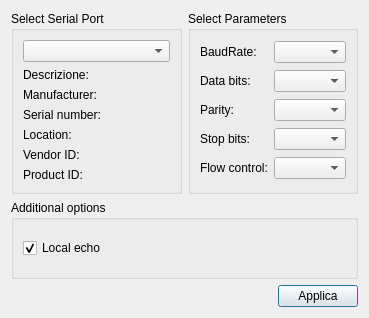
<?xml version="1.0" encoding="UTF-8"?>
<ui version="4.0">
 <class>SettingsDialog</class>
 <widget class="QDialog" name="SettingsDialog">
  <property name="geometry">
   <rect>
    <x>0</x>
    <y>0</y>
    <width>369</width>
    <height>318</height>
   </rect>
  </property>
  <property name="windowTitle">
   <string>Settings</string>
  </property>
  <layout class="QGridLayout" name="gridLayout_3">
   <item row="0" column="1">
    <widget class="QGroupBox" name="parametersBox">
     <property name="title">
      <string>Select Parameters</string>
     </property>
     <layout class="QGridLayout" name="gridLayout_2">
      <item row="0" column="0">
       <widget class="QLabel" name="baudRateLabel">
        <property name="text">
         <string>BaudRate:</string>
        </property>
       </widget>
      </item>
      <item row="0" column="1">
       <widget class="QComboBox" name="baudRateBox"/>
      </item>
      <item row="1" column="0">
       <widget class="QLabel" name="dataBitsLabel">
        <property name="text">
         <string>Data bits:</string>
        </property>
       </widget>
      </item>
      <item row="1" column="1">
       <widget class="QComboBox" name="dataBitsBox"/>
      </item>
      <item row="2" column="0">
       <widget class="QLabel" name="parityLabel">
        <property name="text">
         <string>Parity:</string>
        </property>
       </widget>
      </item>
      <item row="2" column="1">
       <widget class="QComboBox" name="parityBox"/>
      </item>
      <item row="3" column="0">
       <widget class="QLabel" name="stopBitsLabel">
        <property name="text">
         <string>Stop bits:</string>
        </property>
       </widget>
      </item>
      <item row="3" column="1">
       <widget class="QComboBox" name="stopBitsBox"/>
      </item>
      <item row="4" column="0">
       <widget class="QLabel" name="flowControlLabel">
        <property name="text">
         <string>Flow control:</string>
        </property>
       </widget>
      </item>
      <item row="4" column="1">
       <widget class="QComboBox" name="flowControlBox"/>
      </item>
     </layout>
    </widget>
   </item>
   <item row="0" column="0">
    <widget class="QGroupBox" name="selectBox">
     <property name="title">
      <string>Select Serial Port</string>
     </property>
     <layout class="QGridLayout" name="gridLayout">
      <item row="0" column="0">
       <widget class="QComboBox" name="serialPortInfoListBox"/>
      </item>
      <item row="1" column="0">
       <widget class="QLabel" name="descriptionLabel">
        <property name="text">
         <string>Descrizione:</string>
        </property>
       </widget>
      </item>
      <item row="2" column="0">
       <widget class="QLabel" name="manufacturerLabel">
        <property name="text">
         <string>Manufacturer:</string>
        </property>
       </widget>
      </item>
      <item row="3" column="0">
       <widget class="QLabel" name="serialNumberLabel">
        <property name="text">
         <string>Serial number:</string>
        </property>
       </widget>
      </item>
      <item row="4" column="0">
       <widget class="QLabel" name="locationLabel">
        <property name="text">
         <string>Location:</string>
        </property>
       </widget>
      </item>
      <item row="5" column="0">
       <widget class="QLabel" name="vidLabel">
        <property name="text">
         <string>Vendor ID:</string>
        </property>
       </widget>
      </item>
      <item row="6" column="0">
       <widget class="QLabel" name="pidLabel">
        <property name="text">
         <string>Product ID:</string>
        </property>
       </widget>
      </item>
     </layout>
    </widget>
   </item>
   <item row="2" column="0" colspan="2">
    <layout class="QHBoxLayout" name="horizontalLayout">
     <item>
      <spacer name="horizontalSpacer">
       <property name="orientation">
        <enum>Qt::Horizontal</enum>
       </property>
       <property name="sizeHint" stdset="0">
        <size>
         <width>96</width>
         <height>20</height>
        </size>
       </property>
      </spacer>
     </item>
     <item>
      <widget class="QPushButton" name="applyButton">
       <property name="text">
        <string>Applica</string>
       </property>
      </widget>
     </item>
    </layout>
   </item>
   <item row="1" column="0" colspan="2">
    <widget class="QGroupBox" name="additionalOptionsGroupBox">
     <property name="title">
      <string>Additional options</string>
     </property>
     <layout class="QVBoxLayout" name="verticalLayout">
      <item>
       <widget class="QCheckBox" name="localEchoCheckBox">
        <property name="text">
         <string>Local echo</string>
        </property>
        <property name="checked">
         <bool>true</bool>
        </property>
       </widget>
      </item>
     </layout>
    </widget>
   </item>
  </layout>
 </widget>
 <resources/>
 <connections/>
</ui>
